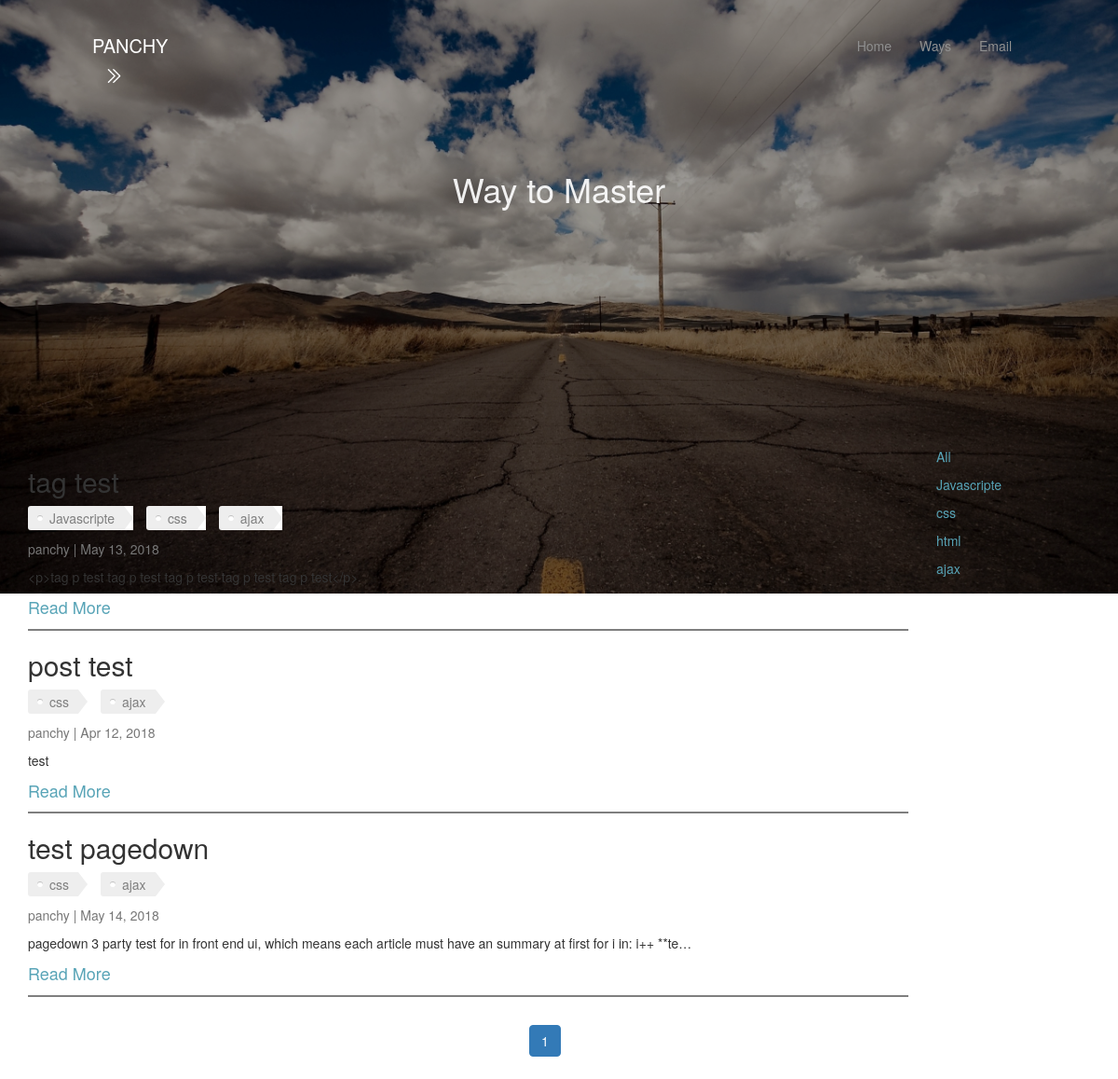
Page /index/ways/?qtag=css on the earlier database version.
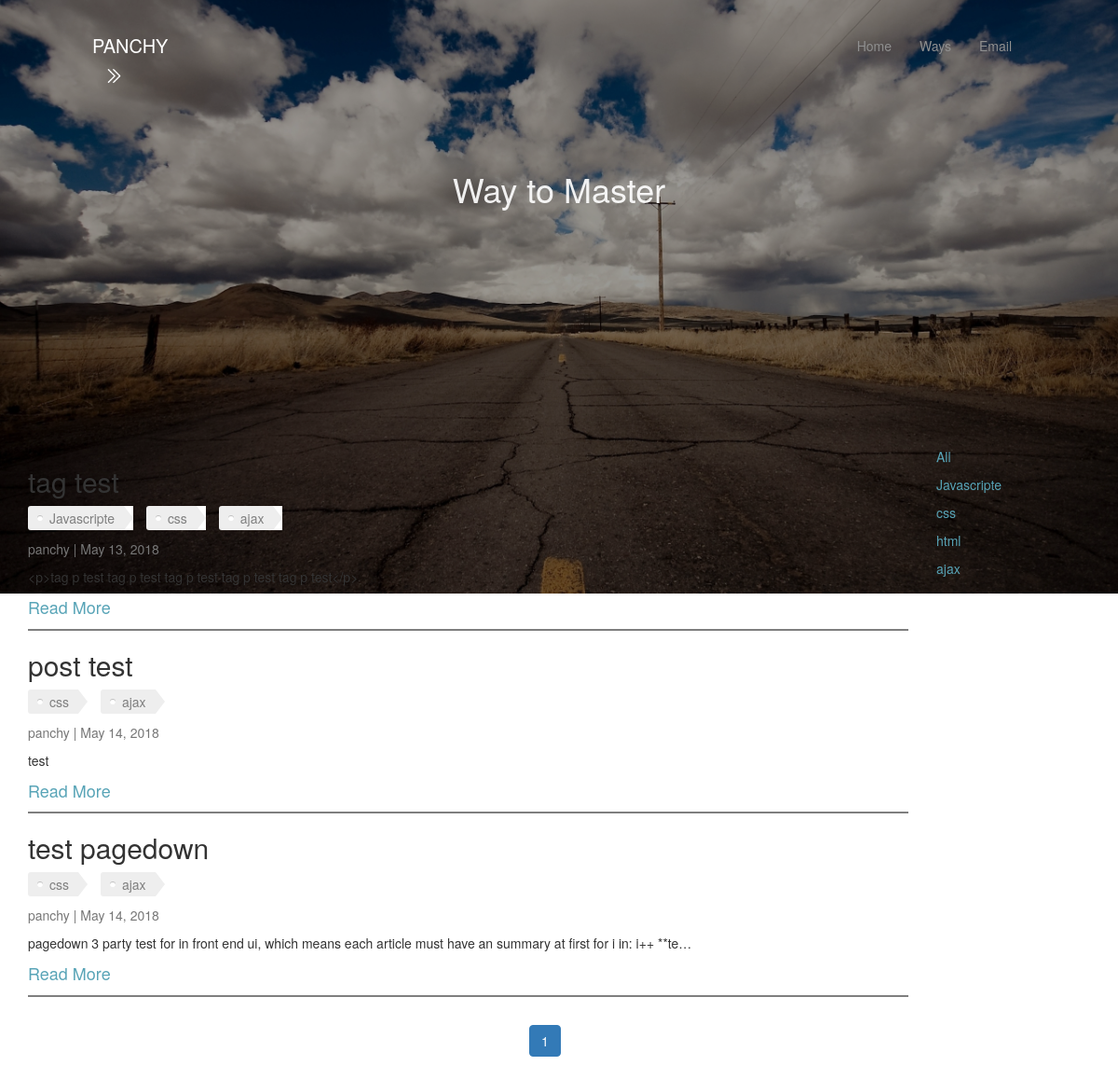
Same page on the later database version.
### article/models.py (models this page shows, shortened)
class Article(models.Model):
    User=models.ForeignKey(settings.AUTH_USER_MODEL,default=1)
    Id=models.AutoField(primary_key=True)
    Title=models.CharField(max_length=1000,blank = False)
    Counter=models.IntegerField(default=0)
    Image=models.ImageField(upload_to=upload_location,
                            null=False,
                            blank=False,
                            width_field='width_field',
                            height_field='height_field',)
    height_field=models.IntegerField(default=0)
    width_field=models.IntegerField(default=0)
    Publish=models.BooleanField(default=False)
    Content=models.TextField()
    UpdateTime=models.DateTimeField(auto_now_add=False,auto_now=True)
    Build=models.DateTimeField(auto_now_add=True,auto_now=False)
    Tags = models.ManyToManyField(Tag,through='TagsArticle')
    objects=PostManager()

### article/views.py (the view)
def allArticle(request):
    title='Way to Master'
    limit=7
    queryTag=request.GET.get("qtag")
    if queryTag=='all':
        quearyset=Article.objects.all()
    if not request.user.is_staff or not request.user.is_superuser:
        quearyset=Article.objects.filter(Publish=True).order_by("-UpdateTime")
    else:
        quearyset=Article.objects.all()
    if queryTag:
        if queryTag=='all':
            quearyset=Article.objects.filter(Publish=True).order_by("-UpdateTime")
        else:
            quearyset=getTagArticle(queryTag)
    tagset=Tag.objects.all()
    paginator = Paginator(quearyset, limit) # Show 2 contacts per page
    page = request.GET.get('page')
    try:
        contacts = paginator.page(page)
    except PageNotAnInteger:
        contacts=paginator.page(1)
    except EmptyPage:
        contacts=paginator.page(paginator.num_pages)
    TagArray=getTags(contacts)
    rows=zip(contacts,TagArray)
    context={
        "title":title,
        "objects_list":contacts,
        "rows":rows,
        "tagset":tagset
    }
    return render(request,"article.html",context)

### article/models.py (called while the page is built)
    def __str__(self):
        return str(self.Tags)

### article/views.py (called while the page is built)
def getTagArticle(tag):
    allArticle=[]
    tagObj=get_object_or_404(Tag,Tags=tag)
    articles=get_list_or_404(TagsArticle,Tags=tagObj.Id)
    for i in range(len(articles)):
        allArticle.append(articles[i].Article)
    return allArticle

def getTags(array):
    AllTags=[]
    for i in array:
        current=[]
        tags=list(TagsArticle.objects.filter(Article=i.Id))
        if tags:
            for i in range(len(tags)):
                current.append(tags[i].Tags)
        else:
            current.append([])
        AllTags.append(current)
    return AllTags

### templates/article.html (shortened to what this page needs)
{%extends 'base.html' %}
{% load tz %}
{% load static %}
{%block css%}
<link rel="stylesheet" type="text/css" href="{% static 'css/article.css' %}">
{%endblock css%}
{%block intro%}
<div class="intro-detail">
    <h1 >{{title}}</h1>
</div>
{%endblock intro%}
{%block body%}
  <div class="container">
    <div class="row">
      <div class="col-lg-10" >
      {%for row in rows%}
            <h2>{{row.0.Title}}</h2>
            <div class="tags">
            {%for tag in row.1%}
              {%if tag%}
                <div class="tag">
                  {{tag.Tags}}
                </div>
              {%endif%}
            {%endfor%}
            </div>
            <p class="new-font-color">{{row.0.User}} | {{row.0.UpdateTime|localtime|date:'M d, Y'}}</p>
            <p class="content-markdown">{{row.0.Content|truncatechars:140}}</p>
            <a class="news-h1" href="{%url "article:detail" pk=row.0.Id %}">Read More</a>
            <hr style="border-top: 2px solid #00000080;">
        {%endfor%}
        </div>
        <div class="col-lg-2">
          <p><a class="filter-tag" href="/index/ways/?qtag=all">All</a></p>
          {%for tag in tagset%}
            <p><a class="filter-tag" href="/index/ways/?qtag={{tag}}">{{tag}}</a></p>
          {%endfor%}
        </div>
      </div>
  </div>
<nav aria-label="..." class="pagenav" style="text-align: center;">
  <div class="pagination">
      <li class="page-item active">
        <a class="page-link" href="#">{{ objects_list.number }} <span class="sr-only">(current)</span></a>
      </li>
  </div>
</nav>
{%endblock body%}

Differences in the rows shown:
changed Article "post test": UpdateTime "Apr 12, 2018" → "May 14, 2018"
